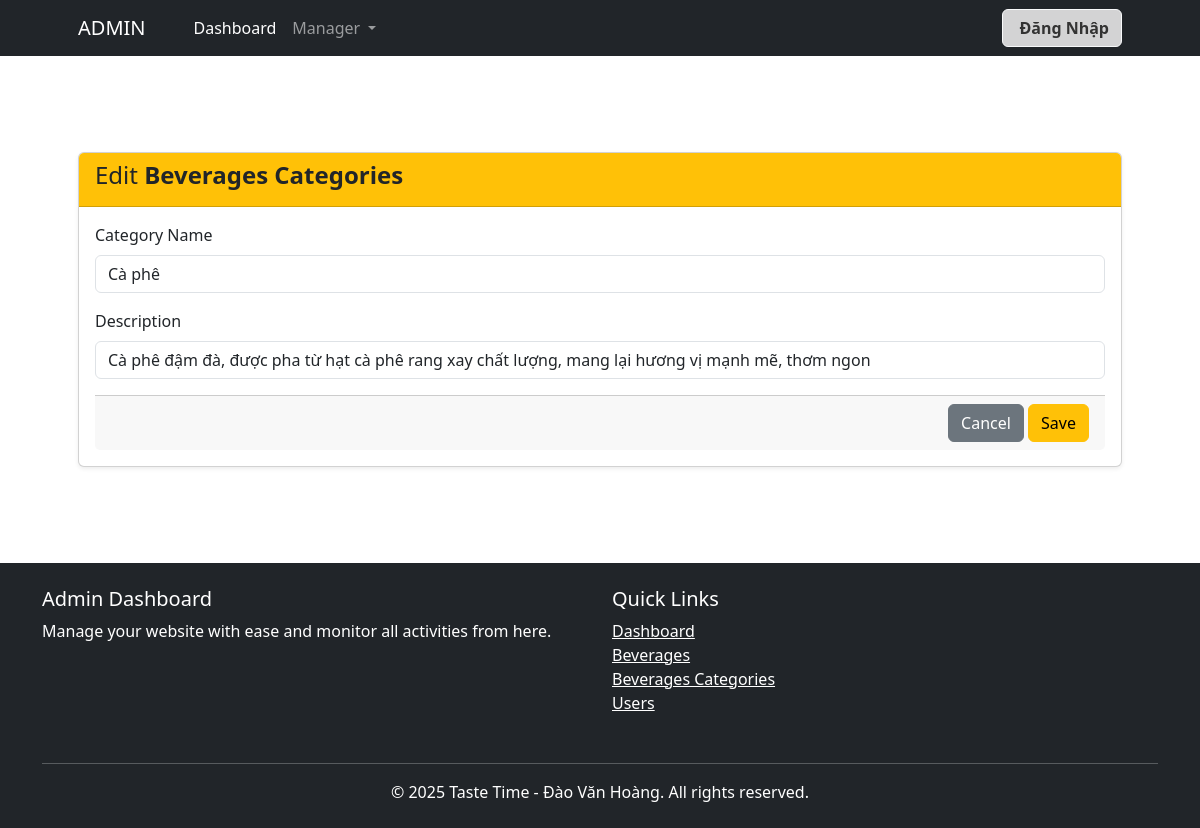
The app's page /admin/beveragesCategories/edit.php?category_id=1&page=1 with its own data.
### tables this page shows
CREATE TABLE `beverages_categories` (
  `category_id` int(11) NOT NULL,
  `category_name` varchar(100) NOT NULL,
  `description` varchar(255) NOT NULL
);

### models/database.php (called while the page is built, shortened)
<?php
class Database
{
    public static $connection;
    public function __construct()
    {
        if (!self::$connection) {
            self::$connection = new mysqli(DB_HOST, DB_USER, DB_PASSWORD, DB_NAME, PORT);
            self::$connection->set_charset(DB_CHARSET);
        }
        return self::$connection;
    }
}

### models/beveragesCategoriesRepository.php (called while the page is built, shortened)
<?php
require_once 'database.php';
require_once 'beveragesCategories.php';
class BeveragesCategoriesRepository extends Database
{
    public function getBeveragesCategoriesByCategoryId($category_id)
    {
        $sql = "SELECT * FROM `beverages_categories` WHERE `category_id` = ?";
        $stmt = self::$connection->prepare($sql);
        $stmt->bind_param('i', $category_id);
        $stmt->execute();
        $items = $stmt->get_result()->fetch_all(MYSQLI_ASSOC);
        $beveragesCategories = null;
        foreach ($items as $item) {
            $beveragesCategories = new BeveragesCategories($item['category_id'], $item['category_name'], $item['description']);
        }
        return $beveragesCategories;
    }
}

### models/beveragesCategories.php (called while the page is built, shortened)
<?php
class BeveragesCategories
{
    private $category_id, $category_name, $description;
    public function __construct($category_id, $category_name, $description)
    {
        $this->category_name = $category_name;
        $this->description = $description;
    }
    public function getCategoryName()
    {
        return $this->category_name;
    }
    public function getDescription()
    {
        return $this->description;
    }
}

### admin/beveragesCategories/edit.php (the view, shortened to what this page needs)
<?php
require_once '../../models/beveragesCategoriesRepository.php';
$beveragesCategoriesRepository = new BeveragesCategoriesRepository();
$category_id = $_GET['category_id'];
$getBeveragesCategoriesByCategoryId = $beveragesCategoriesRepository->getBeveragesCategoriesByCategoryId($category_id);
$page = isset($_GET['page']) ? (int)$_GET['page'] : 1;
?>
<?php require_once('../header.php'); ?>
<section class="py-5">
    <div class="container px-4 px-lg-5 my-5">
        <div class="card shadow-sm">
            <div class="card-header bg-warning ">
                <h4 class="card-title">Edit <strong>Beverages Categories</strong></h4>
            </div>
            <form action="update.php?page=<?= $page ?>" method="post" enctype="multipart/form-data">
                <div class="card-body">
                    <div class="mb-3">
                        <label class="form-label">Category Name</label>
                        <input type="text" class="form-control" required name="category_name" value="<?= $getBeveragesCategoriesByCategoryId->getCategoryName(); ?>">
                    </div>
                    <div class="mb-3">
                        <label class="form-label">Description</label>
                        <input type="text" class="form-control" required name="description" value="<?= $getBeveragesCategoriesByCategoryId->getDescription(); ?>">
                    </div>
                    <div class="card-footer text-end">
                        <a href="read.php?page=<?= $page ?>" class="btn btn-secondary">Cancel</a>
                        <input type="submit" class="btn btn-warning" value="Save">
                    </div>
            </form>
        </div>
    </div>
</section>
<?php require_once('../footer.php'); ?>

### records on screen
beverages_categories: category_name "Cà phê", description "Cà phê đậm đà, được pha từ hạt cà phê rang xay chất lượng, mang lại hương vị mạnh mẽ, thơm ngon"
